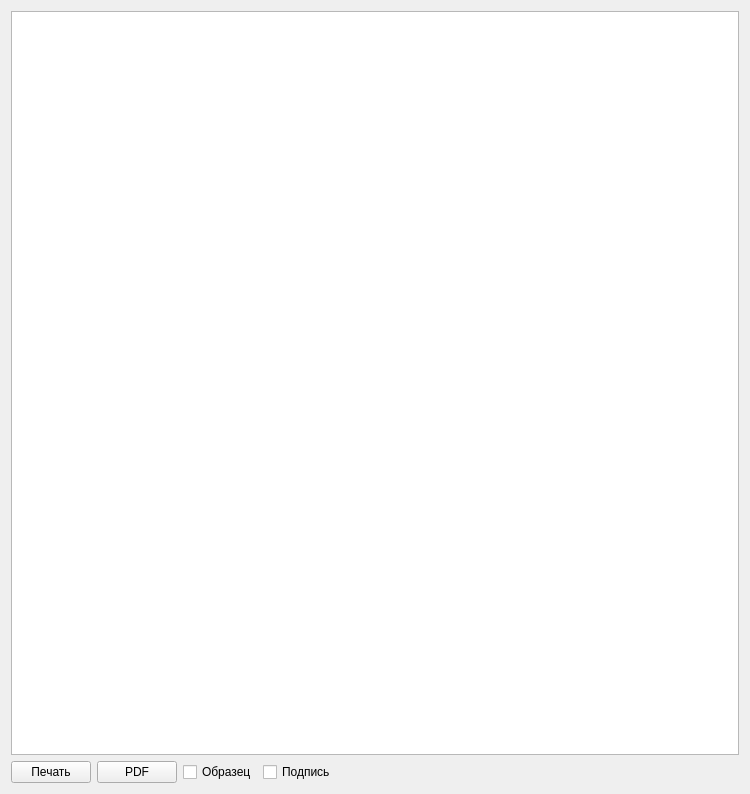
<?xml version="1.0" encoding="UTF-8"?>
<ui version="4.0">
 <class>Editor</class>
 <widget class="QWidget" name="Editor">
  <property name="windowModality">
   <enum>Qt::ApplicationModal</enum>
  </property>
  <property name="geometry">
   <rect>
    <x>0</x>
    <y>0</y>
    <width>750</width>
    <height>794</height>
   </rect>
  </property>
  <property name="minimumSize">
   <size>
    <width>750</width>
    <height>0</height>
   </size>
  </property>
  <property name="maximumSize">
   <size>
    <width>750</width>
    <height>16777215</height>
   </size>
  </property>
  <property name="windowTitle">
   <string>Сертификат</string>
  </property>
  <layout class="QVBoxLayout" name="verticalLayout_2">
   <item>
    <layout class="QVBoxLayout" name="verticalLayoutTool"/>
   </item>
   <item>
    <widget class="TextEdit" name="textEdit"/>
   </item>
   <item>
    <layout class="QHBoxLayout" name="horizontalLayout">
     <item>
      <widget class="QPushButton" name="cmd_print">
       <property name="text">
        <string>Печать</string>
       </property>
      </widget>
     </item>
     <item>
      <widget class="QPushButton" name="cmd_pdf">
       <property name="text">
        <string>PDF</string>
       </property>
      </widget>
     </item>
     <item>
      <widget class="QCheckBox" name="checkBoxObr">
       <property name="text">
        <string>Образец</string>
       </property>
      </widget>
     </item>
     <item>
      <widget class="QCheckBox" name="checkBoxPrn">
       <property name="text">
        <string>Подпись</string>
       </property>
      </widget>
     </item>
     <item>
      <spacer name="horizontalSpacer">
       <property name="orientation">
        <enum>Qt::Horizontal</enum>
       </property>
       <property name="sizeHint" stdset="0">
        <size>
         <width>40</width>
         <height>20</height>
        </size>
       </property>
      </spacer>
     </item>
    </layout>
   </item>
  </layout>
  <action name="actiobBold">
   <property name="text">
    <string>bold</string>
   </property>
  </action>
 </widget>
 <customwidgets>
  <customwidget>
   <class>TextEdit</class>
   <extends>QTextEdit</extends>
   <header>editor.h</header>
  </customwidget>
 </customwidgets>
 <resources/>
 <connections/>
</ui>
